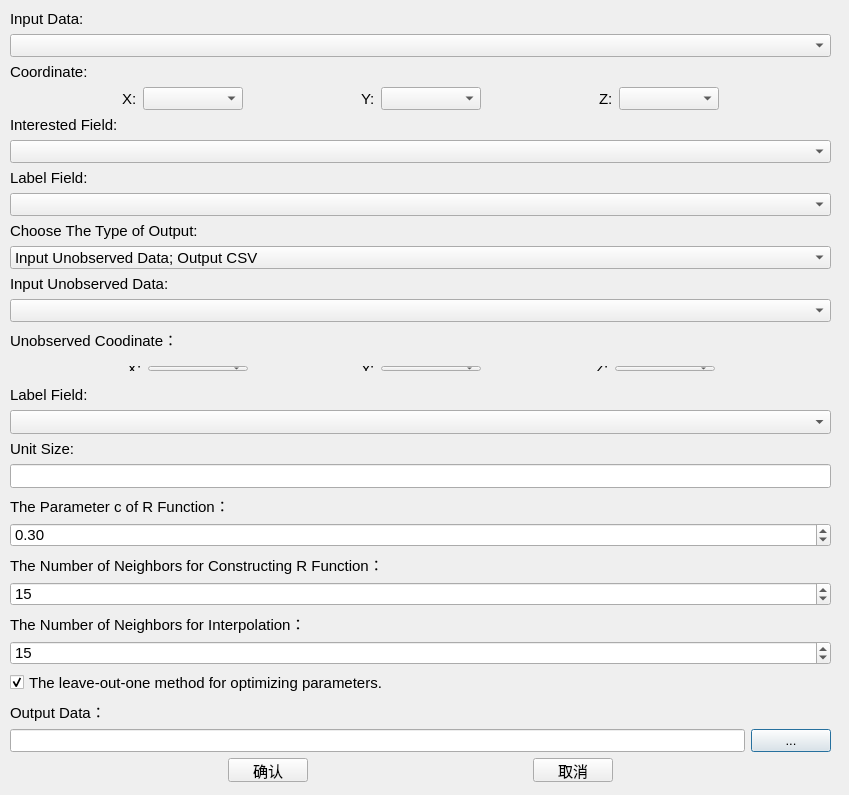
<?xml version="1.0" encoding="UTF-8"?>
<ui version="4.0">
 <class>GYangCZServiceDialog</class>
 <widget class="QDialog" name="GYangCZServiceDialog">
  <property name="geometry">
   <rect>
    <x>0</x>
    <y>0</y>
    <width>849</width>
    <height>795</height>
   </rect>
  </property>
  <property name="font">
   <font>
    <pointsize>11</pointsize>
   </font>
  </property>
  <property name="windowTitle">
   <string>GYangCZ</string>
  </property>
  <widget class="QWidget" name="verticalLayoutWidget">
   <property name="geometry">
    <rect>
     <x>10</x>
     <y>10</y>
     <width>821</width>
     <height>773</height>
    </rect>
   </property>
   <layout class="QVBoxLayout" name="verticalLayout">
    <property name="sizeConstraint">
     <enum>QLayout::SetDefaultConstraint</enum>
    </property>
    <item>
     <widget class="QLabel" name="label">
      <property name="text">
       <string>Input Data:</string>
      </property>
     </widget>
    </item>
    <item>
     <widget class="QComboBox" name="cmbObPath"/>
    </item>
    <item>
     <widget class="QLabel" name="label_4">
      <property name="text">
       <string>Coordinate:</string>
      </property>
     </widget>
    </item>
    <item>
     <layout class="QHBoxLayout" name="horizontalLayout">
      <item>
       <spacer name="horizontalSpacer">
        <property name="orientation">
         <enum>Qt::Horizontal</enum>
        </property>
        <property name="sizeHint" stdset="0">
         <size>
          <width>10</width>
          <height>20</height>
         </size>
        </property>
       </spacer>
      </item>
      <item>
       <widget class="QLabel" name="label_5">
        <property name="text">
         <string>X:</string>
        </property>
       </widget>
      </item>
      <item>
       <widget class="QComboBox" name="cmb_x">
        <property name="minimumSize">
         <size>
          <width>100</width>
          <height>0</height>
         </size>
        </property>
        <property name="editable">
         <bool>false</bool>
        </property>
       </widget>
      </item>
      <item>
       <spacer name="horizontalSpacer_3">
        <property name="orientation">
         <enum>Qt::Horizontal</enum>
        </property>
        <property name="sizeHint" stdset="0">
         <size>
          <width>40</width>
          <height>20</height>
         </size>
        </property>
       </spacer>
      </item>
      <item>
       <widget class="QLabel" name="label_10">
        <property name="enabled">
         <bool>true</bool>
        </property>
        <property name="text">
         <string>Y:</string>
        </property>
       </widget>
      </item>
      <item>
       <widget class="QComboBox" name="cmb_y">
        <property name="minimumSize">
         <size>
          <width>100</width>
          <height>0</height>
         </size>
        </property>
        <property name="editable">
         <bool>false</bool>
        </property>
       </widget>
      </item>
      <item>
       <spacer name="horizontalSpacer_4">
        <property name="orientation">
         <enum>Qt::Horizontal</enum>
        </property>
        <property name="sizeHint" stdset="0">
         <size>
          <width>40</width>
          <height>20</height>
         </size>
        </property>
       </spacer>
      </item>
      <item>
       <widget class="QLabel" name="label_11">
        <property name="text">
         <string>Z:</string>
        </property>
       </widget>
      </item>
      <item>
       <widget class="QComboBox" name="cmb_z">
        <property name="minimumSize">
         <size>
          <width>100</width>
          <height>0</height>
         </size>
        </property>
        <property name="editable">
         <bool>false</bool>
        </property>
       </widget>
      </item>
      <item>
       <spacer name="horizontalSpacer_2">
        <property name="orientation">
         <enum>Qt::Horizontal</enum>
        </property>
        <property name="sizeHint" stdset="0">
         <size>
          <width>40</width>
          <height>20</height>
         </size>
        </property>
       </spacer>
      </item>
     </layout>
    </item>
    <item>
     <widget class="QLabel" name="label_12">
      <property name="text">
       <string>Interested Field:</string>
      </property>
     </widget>
    </item>
    <item>
     <widget class="QComboBox" name="cmbObVal">
      <property name="enabled">
       <bool>true</bool>
      </property>
     </widget>
    </item>
    <item>
     <widget class="QLabel" name="label_label">
      <property name="text">
       <string>Label Field:</string>
      </property>
     </widget>
    </item>
    <item>
     <widget class="QComboBox" name="cmbObLab">
      <property name="enabled">
       <bool>true</bool>
      </property>
     </widget>
    </item>
    <item>
     <widget class="QLabel" name="label_3">
      <property name="text">
       <string>Choose The Type of Output:</string>
      </property>
     </widget>
    </item>
    <item>
     <widget class="QComboBox" name="cmb_choose">
      <item>
       <property name="text">
        <string>Input Unobserved Data; Output CSV</string>
       </property>
      </item>
      <item>
       <property name="text">
        <string>No Unobserved Data; 1dimension Output CSV, 2dimension Output Raster(.tif)</string>
       </property>
      </item>
     </widget>
    </item>
    <item>
     <widget class="QLabel" name="label_unknow">
      <property name="text">
       <string>Input Unobserved Data:</string>
      </property>
     </widget>
    </item>
    <item>
     <widget class="QComboBox" name="cmb_unknow"/>
    </item>
    <item>
     <widget class="QLabel" name="label_unknow_c">
      <property name="text">
       <string>Unobserved Coodinate：</string>
      </property>
     </widget>
    </item>
    <item>
     <widget class="QWidget" name="xyz_widget" native="true">
      <layout class="QHBoxLayout" name="qbl_unknow_c">
       <item>
        <spacer name="horizontalSpacer_5">
         <property name="orientation">
          <enum>Qt::Horizontal</enum>
         </property>
         <property name="sizeHint" stdset="0">
          <size>
           <width>10</width>
           <height>20</height>
          </size>
         </property>
        </spacer>
       </item>
       <item>
        <widget class="QLabel" name="label_13">
         <property name="text">
          <string>X:</string>
         </property>
        </widget>
       </item>
       <item>
        <widget class="QComboBox" name="cmb_x_u">
         <property name="minimumSize">
          <size>
           <width>100</width>
           <height>0</height>
          </size>
         </property>
        </widget>
       </item>
       <item>
        <spacer name="horizontalSpacer_6">
         <property name="orientation">
          <enum>Qt::Horizontal</enum>
         </property>
         <property name="sizeHint" stdset="0">
          <size>
           <width>40</width>
           <height>20</height>
          </size>
         </property>
        </spacer>
       </item>
       <item>
        <widget class="QLabel" name="label_14">
         <property name="enabled">
          <bool>true</bool>
         </property>
         <property name="text">
          <string>Y:</string>
         </property>
        </widget>
       </item>
       <item>
        <widget class="QComboBox" name="cmb_y_u">
         <property name="minimumSize">
          <size>
           <width>100</width>
           <height>0</height>
          </size>
         </property>
        </widget>
       </item>
       <item>
        <spacer name="horizontalSpacer_7">
         <property name="orientation">
          <enum>Qt::Horizontal</enum>
         </property>
         <property name="sizeHint" stdset="0">
          <size>
           <width>40</width>
           <height>20</height>
          </size>
         </property>
        </spacer>
       </item>
       <item>
        <widget class="QLabel" name="label_15">
         <property name="text">
          <string>Z:</string>
         </property>
        </widget>
       </item>
       <item>
        <widget class="QComboBox" name="cmb_z_u">
         <property name="sizePolicy">
          <sizepolicy hsizetype="Preferred" vsizetype="Fixed">
           <horstretch>0</horstretch>
           <verstretch>0</verstretch>
          </sizepolicy>
         </property>
         <property name="minimumSize">
          <size>
           <width>100</width>
           <height>0</height>
          </size>
         </property>
        </widget>
       </item>
       <item>
        <spacer name="horizontalSpacer_8">
         <property name="orientation">
          <enum>Qt::Horizontal</enum>
         </property>
         <property name="sizeHint" stdset="0">
          <size>
           <width>40</width>
           <height>20</height>
          </size>
         </property>
        </spacer>
       </item>
      </layout>
     </widget>
    </item>
    <item>
     <widget class="QLabel" name="label_label_un">
      <property name="text">
       <string>Label Field:</string>
      </property>
     </widget>
    </item>
    <item>
     <widget class="QComboBox" name="cmbObUnLab">
      <property name="enabled">
       <bool>true</bool>
      </property>
     </widget>
    </item>
    <item>
     <widget class="QLabel" name="label_grid">
      <property name="text">
       <string>Unit Size:</string>
      </property>
     </widget>
    </item>
    <item>
     <widget class="QLineEdit" name="line_size"/>
    </item>
    <item>
     <widget class="QLabel" name="label_9">
      <property name="text">
       <string>The Parameter c of R Function：</string>
      </property>
     </widget>
    </item>
    <item>
     <widget class="QDoubleSpinBox" name="dsb_c_num">
      <property name="maximum">
       <double>1.500000000000000</double>
      </property>
      <property name="singleStep">
       <double>0.100000000000000</double>
      </property>
      <property name="value">
       <double>0.300000000000000</double>
      </property>
     </widget>
    </item>
    <item>
     <widget class="QLabel" name="label_8">
      <property name="text">
       <string>The Number of Neighbors for Constructing R Function：</string>
      </property>
     </widget>
    </item>
    <item>
     <widget class="QSpinBox" name="sb_k_num">
      <property name="minimum">
       <number>1</number>
      </property>
      <property name="maximum">
       <number>9999</number>
      </property>
      <property name="value">
       <number>15</number>
      </property>
     </widget>
    </item>
    <item>
     <widget class="QLabel" name="label_16">
      <property name="text">
       <string>The Number of Neighbors for Interpolation：</string>
      </property>
     </widget>
    </item>
    <item>
     <widget class="QSpinBox" name="sb_k_num_2">
      <property name="minimum">
       <number>1</number>
      </property>
      <property name="maximum">
       <number>9999</number>
      </property>
      <property name="value">
       <number>15</number>
      </property>
     </widget>
    </item>
    <item>
     <widget class="QCheckBox" name="cb_error">
      <property name="text">
       <string>The leave-out-one method for optimizing parameters.</string>
      </property>
      <property name="checked">
       <bool>true</bool>
      </property>
      <property name="tristate">
       <bool>false</bool>
      </property>
     </widget>
    </item>
    <item>
     <widget class="QLabel" name="label_6">
      <property name="text">
       <string>Output Data：</string>
      </property>
     </widget>
    </item>
    <item>
     <layout class="QHBoxLayout" name="horizontalLayout_3">
      <item>
       <widget class="QLineEdit" name="lineOutputPath"/>
      </item>
      <item>
       <widget class="QPushButton" name="btnBrowseOutput">
        <property name="font">
         <font>
          <pointsize>10</pointsize>
          <weight>50</weight>
          <bold>false</bold>
         </font>
        </property>
        <property name="text">
         <string>...</string>
        </property>
       </widget>
      </item>
     </layout>
    </item>
    <item>
     <layout class="QHBoxLayout" name="horizontalLayout_4">
      <item>
       <spacer name="horizontalSpacer_10">
        <property name="orientation">
         <enum>Qt::Horizontal</enum>
        </property>
        <property name="sizeHint" stdset="0">
         <size>
          <width>40</width>
          <height>20</height>
         </size>
        </property>
       </spacer>
      </item>
      <item>
       <widget class="QPushButton" name="btnComfirm">
        <property name="text">
         <string>确认</string>
        </property>
       </widget>
      </item>
      <item>
       <spacer name="horizontalSpacer_9">
        <property name="orientation">
         <enum>Qt::Horizontal</enum>
        </property>
        <property name="sizeHint" stdset="0">
         <size>
          <width>40</width>
          <height>20</height>
         </size>
        </property>
       </spacer>
      </item>
      <item>
       <widget class="QPushButton" name="btnCancel">
        <property name="text">
         <string>取消</string>
        </property>
       </widget>
      </item>
      <item>
       <spacer name="horizontalSpacer_11">
        <property name="orientation">
         <enum>Qt::Horizontal</enum>
        </property>
        <property name="sizeHint" stdset="0">
         <size>
          <width>40</width>
          <height>20</height>
         </size>
        </property>
       </spacer>
      </item>
     </layout>
    </item>
   </layout>
  </widget>
 </widget>
 <resources/>
 <connections/>
</ui>
